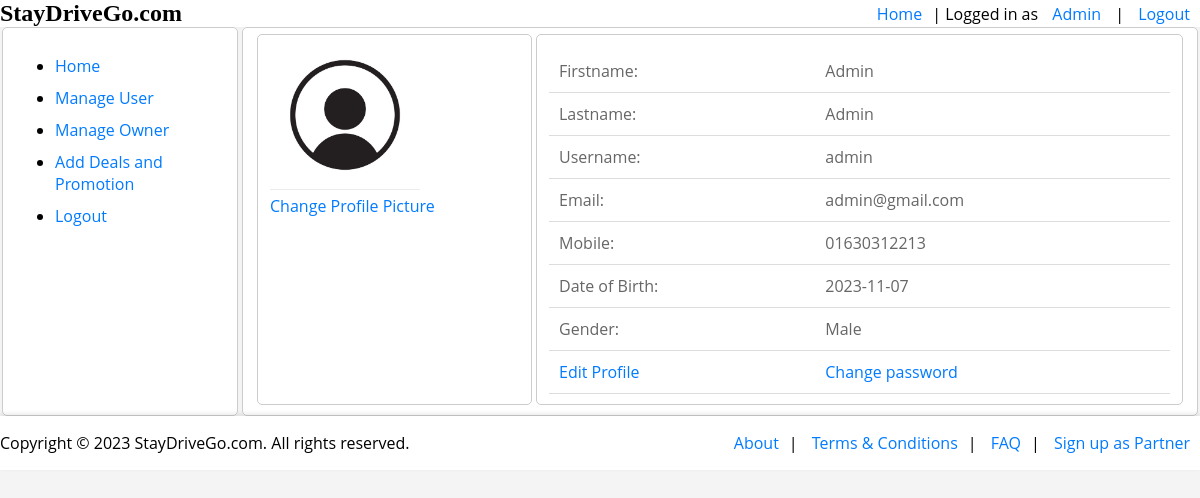
Screenshot of /view/account.php (signed in) with the database file from the repository.
### tables this page shows
CREATE TABLE `registeruser` (
  `firstname` varchar(20) NOT NULL,
  `lastname` varchar(20) NOT NULL,
  `username` varchar(20) NOT NULL,
  `email` varchar(50) NOT NULL,
  `mobile` varchar(11) NOT NULL,
  `dob` date NOT NULL,
  `gender` varchar(10) NOT NULL,
  `password` varchar(50) NOT NULL,
  `usertype` varchar(10) NOT NULL DEFAULT 'User',
  `banstatus` int(1) NOT NULL DEFAULT 0
);

### Model/authmodel.php (called while the page is built, shortened)
<?php
function getUserInfo()
{
    $currentUser = $_SESSION["username"];
    $con = getConnection();
    $sql = "SELECT * FROM registeruser WHERE username='{$currentUser}' ";
    $result = mysqli_query($con, $sql);
    $users = [];
    while ($row = mysqli_fetch_assoc($result)) {
        array_push($users, $row);
    }
    return $users;
}
?>

### View/account.php (the view, shortened to what this page needs)
<?php
require_once('../Model/authmodel.php');
$usersinfo = getUserInfo();
?>
<!DOCTYPE html>
<html lang="en">
<head>
    <link rel="stylesheet" type="text/css" href="../Asset/home.css">
</head>
<body>
    <?php include_once('header.php'); ?>
    <section style="display: flex;">
        <div style="width: 20%; display: flex; height: auto;">
            <?php include_once('menu.php') ?>
        </div>
        <div style="width: 80%;display: flex;height: auto;">
            <fieldset style="width: 100%;">
            <section style="display:flex;">
            <div style="width: 30%;display:flex;  height: auto;">
                    <fieldset style="width: 100%; justify-content: center;">
                        <img src="../Asset/profilePic.jpg" alt="" height="150px" width="150px" ><br>
                        <a href="profilepicture.php">Change Profile Picture</a>
                    </fieldset>
                </div>
                <div style="width: 70%;display: flex;height: auto;  ">
                    <fieldset style="width: 100%;">
                        <table>
                            <tr>
                                <td>
                                    Firstname:
                                </td>
                                <td>
                                    <?php echo $usersinfo[0]['firstname']; ?>
                                </td>
                            </tr>
                            <tr>
                                <td>
                                    Lastname:
                                </td>
                                <td>
                                    <?php echo $usersinfo[0]['lastname']; ?>
                                </td>
                            </tr>
                            <tr>
                                <td>
                                    Username:
                                </td>
                                <td>
                                    <?php echo $usersinfo[0]['username']; ?>
                                </td>
                            </tr>
                            <tr>
                                <td>
                                    Email:
                                </td>
                                <td>
                                    <?php echo $usersinfo[0]['email']; ?>
                                </td>
                            </tr>
                            <tr>
                                <td>
                                    Mobile:
                                </td>
                                <td>
                                    <?php echo $usersinfo[0]['mobile']; ?>
                                </td>
                            </tr>
                            <tr>
                                <td>
                                    Date of Birth:
                                </td>
                                <td>
                                    <?php echo $usersinfo[0]['dob']; ?>
                                </td>
                            </tr>
                            <tr>
                                <td>
                                    Gender:
                                </td>
                                <td>
                                    <?php echo $usersinfo[0]['gender']; ?>
                                </td>
                            </tr>
                            <tr>
                                <td>
                                    <a href="accountedit.php">Edit Profile</a>
                                </td>
                                <td>
                                    <a href="changepassword.php">Change password</a>
                                </td>
                            </tr>
                        </table>
                    </fieldset>
                </div>
            </section>
            </fieldset>
        </div>
    </section>
    <?php include_once('footerpublic.php'); ?>
</body>
</html>

### Asset/home.css (style rules this page uses)
body { font-family: "Open Sans", sans-serif; margin: 0; padding: 0; background-color: #f4f4f4; }
section { display: fixed; }
fieldset { border: 1px solid #ccc; border-radius: 5px; width: 90%; background-color: white; }
table { width: 100%; border-collapse: collapse; text-align: left; margin-top: 10px; }
th, td { padding: 10px; border-bottom: 1px solid #ddd; }
td { color: #666; }
a { color: #007bff; text-decoration: none; }

### View/header.php (style rules this page uses)
body { margin: 0; padding: 0; font-family: 'Open Sans', sans-serif; display: flex; flex-direction: column; min-height: 100vh; }

### View/footerpublic.php (style rules this page uses)
body { margin: 0; padding: 0; font-family: 'Open Sans', sans-serif; display: flex; flex-direction: column; min-height: 100vh; }

### rows the page displays
registeruser: firstname "Admin", lastname "Admin", username "admin", email "admin@gmail.com", mobile "01630312213", dob "2023-11-07", gender "Male"

### other values shown
$_SESSION['firstname'] "Admin"
